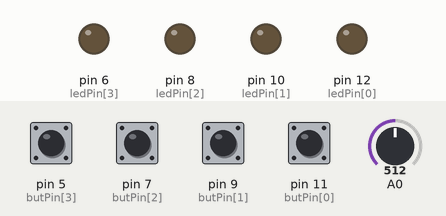
Bench run of a sketch on a simulated Arduino Uno, built with avr-gcc and run on an emulated ATmega328P. Shown: output pins drawn as LEDs (lit = HIGH). The test bench sets the inputs (shaded band); at power-on: pin 5 (butPin[3]), pin 7 (butPin[2]), pin 9 (butPin[1]), pin 11 (butPin[0]) HIGH, A0 = 512. Random numbers use the default seed unless the sketch sets one.

Above: at 5.6 s.
5.7 s: pin 5 (butPin[3]) pulled LOW for 1 s
At 7.3 s:
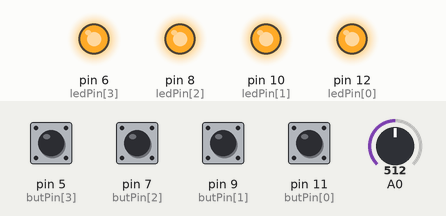
At 14.5 s:
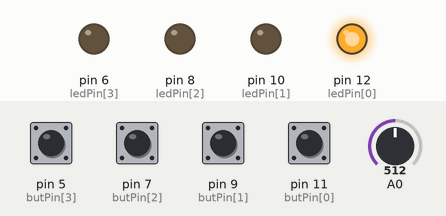
Timing chart, 0 to 15.4 s (numbered marks = the images above; inputs shaded):
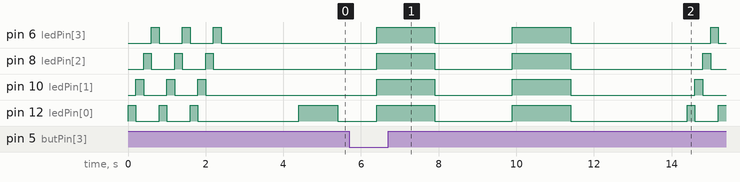

Measured:
- after the input at 5.7 s, pin 6 (ledPin[3]): goes HIGH 1.5 s, LOW 2.0 s, HIGH 1.5 s, LOW 3.6 s, HIGH 0.20 s, then LOW, starting after 0.70 s; pin 8 (ledPin[2]): goes HIGH 1.5 s, LOW 2.0 s, HIGH 1.5 s, LOW 3.4 s, HIGH 0.20 s, then LOW, starting after 0.70 s

The sketch:

final.ino
```cpp
//Memory Game - Gedächtnistrainer


//-------------------------------------------------------------------------------------------------------------
//start variables
const int ledPin[] = {12, 10, 8, 6}; //LED pins
const int butPin[] = {11, 9, 7, 5}; //Button pins
const int nrLED = 4; //number of LEDs
const int nrBut = 4; //number of buttons
const int startButPin = 11; //Pin for start button
int saveNr[] = {}; //empty array to save random order of blinking LED
int count = 1; //startposition for counter //array pos 0 funktioniert nicht?
int endCheck = false; //check value for user input check

//-------------------------------------------------------------------------------------------------------------
//Setup

void setup() {
  //Setup for LEDs
  for (int x = 0; x < nrLED; x++)
  {
    pinMode(ledPin[x], OUTPUT);
  }

  //Setup for buttons
  for (int x = 0; x < nrBut; x++)
  {
    pinMode(butPin[x], INPUT_PULLUP); //INPUT_PULLUP turns on the internal pullup resistor ~50k ohm
    digitalWrite(butPin[x], HIGH);
  }

  // if analog input pin 0 is unconnected, random analog
  // noise will cause the call to randomSeed() to generate
  // different seed numbers each time the sketch runs.
  // randomSeed() will then shuffle the random function.
  randomSeed(analogRead(0));

  //Start Sequence
  startSeq(nrLED); //Execute start sequence
}

//-------------------------------------------------------------------------------------------------------------
//Main Code

void loop() {
  byte randPin = random(0, nrLED); //random number for LED pin: 0 to <nrLED (0,1,2,3)

  saveNr[count] = randPin; //save randPin to array 'saveNr' on position 'count'
  count++;

  for (int i = 1; i < count; i++) {
    blinkOnce(saveNr[i]); //blink once for each LED in saved array
  }

  for (int i = 1; (i < count); i++) {
    butWait(saveNr[i]);
  }

  delay(1000);
}

//-------------------------------------------------------------------------------------------------------------
//Functions


//Reset function
//resets Arduino to restart programm
void(* resetFunc) (void) = 0; //declare reset function at address 0

//blink LED once
//pinNr = random pin each time
void blinkOnce(int pinNr)
{
  digitalWrite(ledPin[pinNr], HIGH);
  delay(1000);
  digitalWrite(ledPin[pinNr], LOW);
  delay(1000);
}

//read buttons
//waiting for button "x" to be pushed
//x == pin
void butWait(int x)
{
  int a, b, c = 0;
  switch (x) {
    case 0:
      a = 1;
      b = 2;
      c = 3;
      break;
    case 1:
      a = 0;
      b = 2;
      c = 3;
      break;
    case 2:
      a = 0;
      b = 1;
      c = 3;
      break;
    case 3:
      a = 0;
      b = 1;
      c = 2;
      break;
  }
  while (digitalRead(butPin[x]) == HIGH) {
    if (digitalRead(butPin[a]) == LOW) { //if wrong button is pushed
      wrongSeq(nrLED);
    }
    else if (digitalRead(butPin[b]) == LOW) { //if wrong button is pushed
      wrongSeq(nrLED);
    }
    else if (digitalRead(butPin[c]) == LOW) { //if wrong button is pushed
      wrongSeq(nrLED);
    }
  }
  while (digitalRead(butPin[x]) == LOW) {
    digitalWrite(ledPin[x], HIGH);
  }
  delay(200);
  digitalWrite(ledPin[x], LOW);
}

//start sequence
void startSeq(int nrLED)
{
  for (int i = 0; i < 3; i++) {
    for (int j = 0; j < nrLED; j++) {
      digitalWrite(ledPin[j], HIGH);
      delay(200);
      digitalWrite(ledPin[j], LOW);
    }
  }
  delay(2000);
}

//wrong answer sequence
//if user hits wrong button show this and then reset Arduino
void wrongSeq(int nrLED)
{
  for (int i = 0; i < 2; i++) {
    for (int j = 0; j < nrLED; j++) {
      digitalWrite(ledPin[j], HIGH);
    }
    delay(1500);
    for (int x = 0; x < nrLED; x++) {
      digitalWrite(ledPin[x], LOW);
    }
    delay(2000);
  }
  delay(1000);
  resetFunc();
}
```
